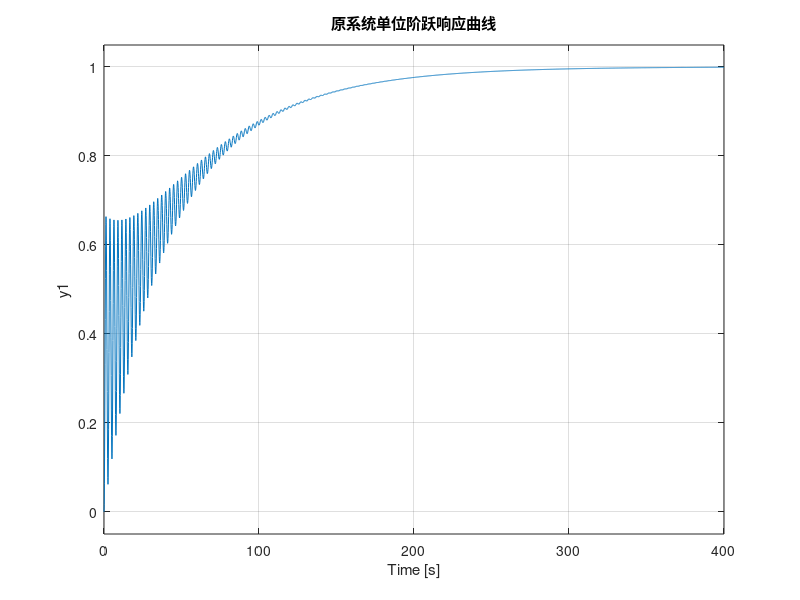
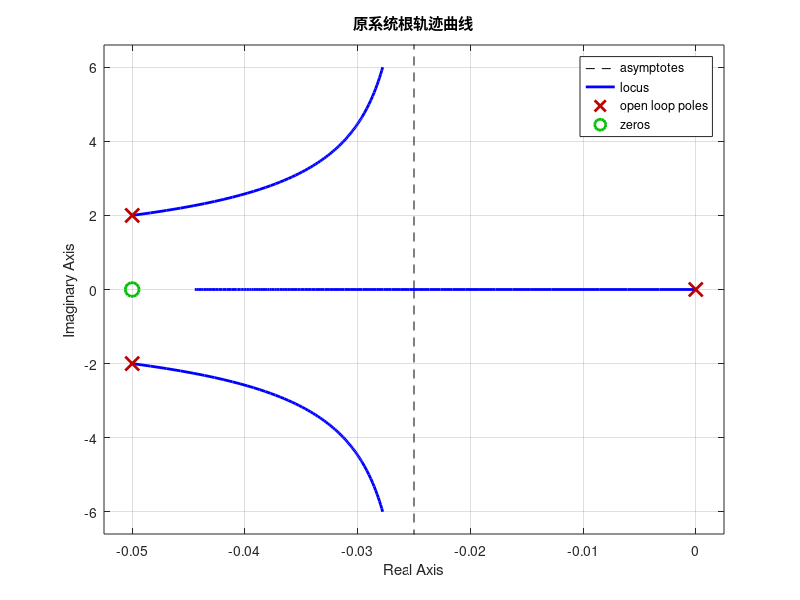

These figures' MATLAB source, in order: (Note: this script raises an error after producing the figures.)
clear;
close all;
clc
%% 原系统根轨迹及单位阶跃响应曲线
sys_raw_open = tf([2 0.1],[1 0.1 4 0]);     % 原系统开环传递函数
sys_raw_close = tf([2 0.1],[1 0.1 6 0.1]);  % 原系统闭环传递函数
figure;step(sys_raw_close);   % 阶跃响应
title('原系统单位阶跃响应曲线')
figure;rlocus(sys_raw_open); % 根轨迹
title('原系统根轨迹曲线')

%% 确定校正网络零极点（平分线法）
Y = [2*3^0.5 0 2*3^0.5];
X = [-2 0 -5];
S = [-2 2*3^.5];
figure;
[pingfen_x, pingfen_y] = draw_pingfen(X,Y);
hold on
rot(pingfen_x, pingfen_y, S, 18.33875);
rot(pingfen_x, pingfen_y, S, -18.33875);
% 坐标轴
plot(linspace(-7,1,1000), zeros(1,1000), 'k:');
plot(zeros(1,1000), linspace(-1,5,1000), 'k:')
hold off
z = -2.7157; p = -5.8939;
s = -2 + 2*3^.5*1i;   
K_c = sqrt( abs(s-p)*abs(s-p) * abs(s^3+0.1*s^2+4*s)/...
    (abs(2*s+0.1)*abs(s-z)*abs(s-z)) );

%% 校正后系统根轨迹及单位阶跃响应曲线
numerator = K_c^2 * conv([1 -z], conv([2 0.1],[1 -z]));
denominator = conv([1 0.1 4 0], conv([1 -p],[1 -p]));
sys_cor_open = tf(numerator, denominator);
sys_cor_close = tf(numerator,[0,0,numerator]+denominator);  % 原系统闭环传递函数
figure;step(sys_cor_close);   % 阶跃响应
title('原系统单位阶跃响应曲线')
figure;rlocus(sys_cor_open); % 根轨迹
title('原系统根轨迹曲线')

%% 附加功能函数部分
function [line_x, line_y] = draw_pingfen(X,Y)
% X为三点横坐标，Y为三点纵坐标
% 利用内心坐标公式画角平分线 并返回角平分线坐标
% 注意 被平分角应输入为(x1,y1)的位置
A = [X(1), Y(1)];
B = [X(2), Y(2)];
C = [X(3), Y(3)];
a = sqrt(sum((B-C).^2));
b = sqrt(sum((A-C).^2));
c = sqrt(sum((B-A).^2));
cent = [(a*A(1)+b*B(1)+c*C(1))/(a+b+c), (a*A(2)+b*B(2)+c*C(2))/(a+b+c)];
t = 0:0.01:1;
tt = 0:0.01:6;
line_x = ((cent(1)-A(1)).*tt+A(1))';
line_y = ((cent(2)-A(2)).*tt+A(2))';
hold on
plot((B(1)-A(1)).*t+A(1), (B(2)-A(2)).*t+A(2), 'k-');
plot((C(1)-A(1)).*t+A(1), (C(2)-A(2)).*t+A(2), 'k-');
plot(line_x, line_y, 'b-');
hold off
end

function [line_x, line_y] = rot(x,y,P,theta)
% 给定线段坐标(x,y) 使得绕P点旋转theta角度画出图像并返回旋转线段坐标值
line_x = (x-P(1)) * cosd(theta) - (y-P(2)) * sind(theta) + P(1);
line_y = (x-P(1)) * sind(theta) + (y-P(2)) * cosd(theta) + P(2);
plot(line_x, line_y, 'r-');
end